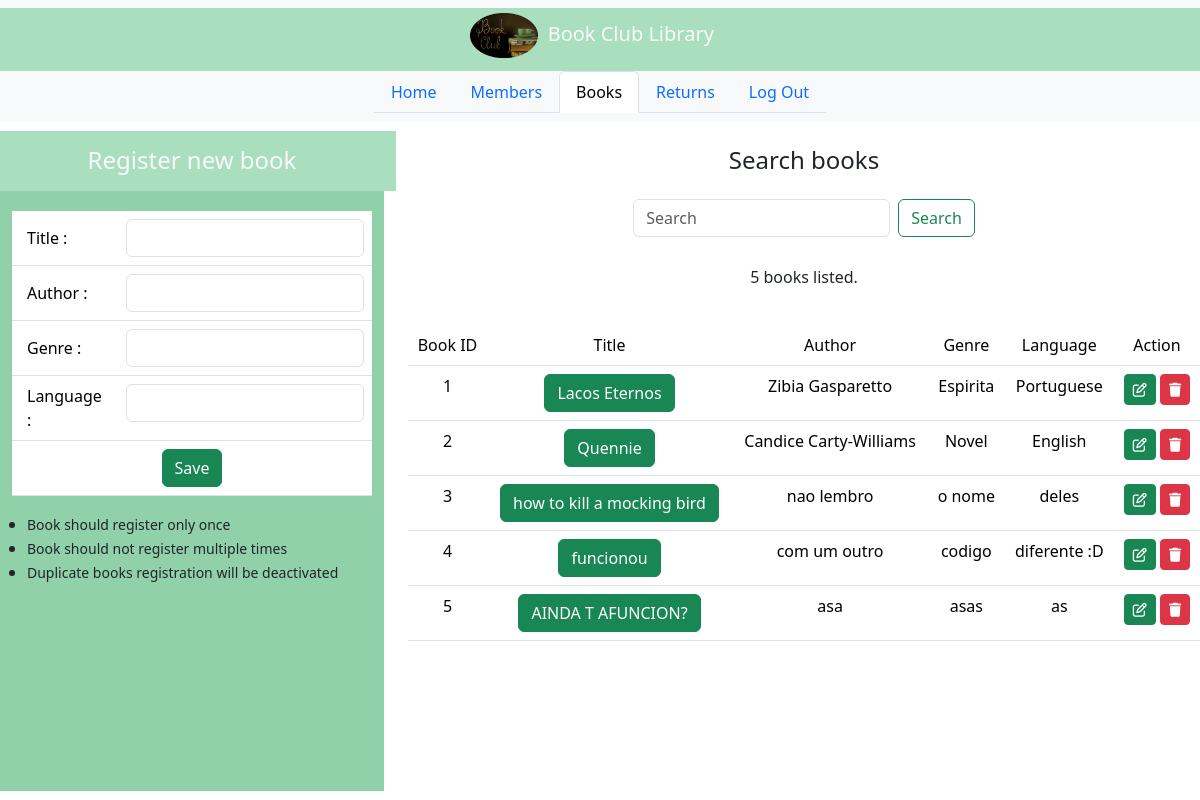
The app's page /books, older data.
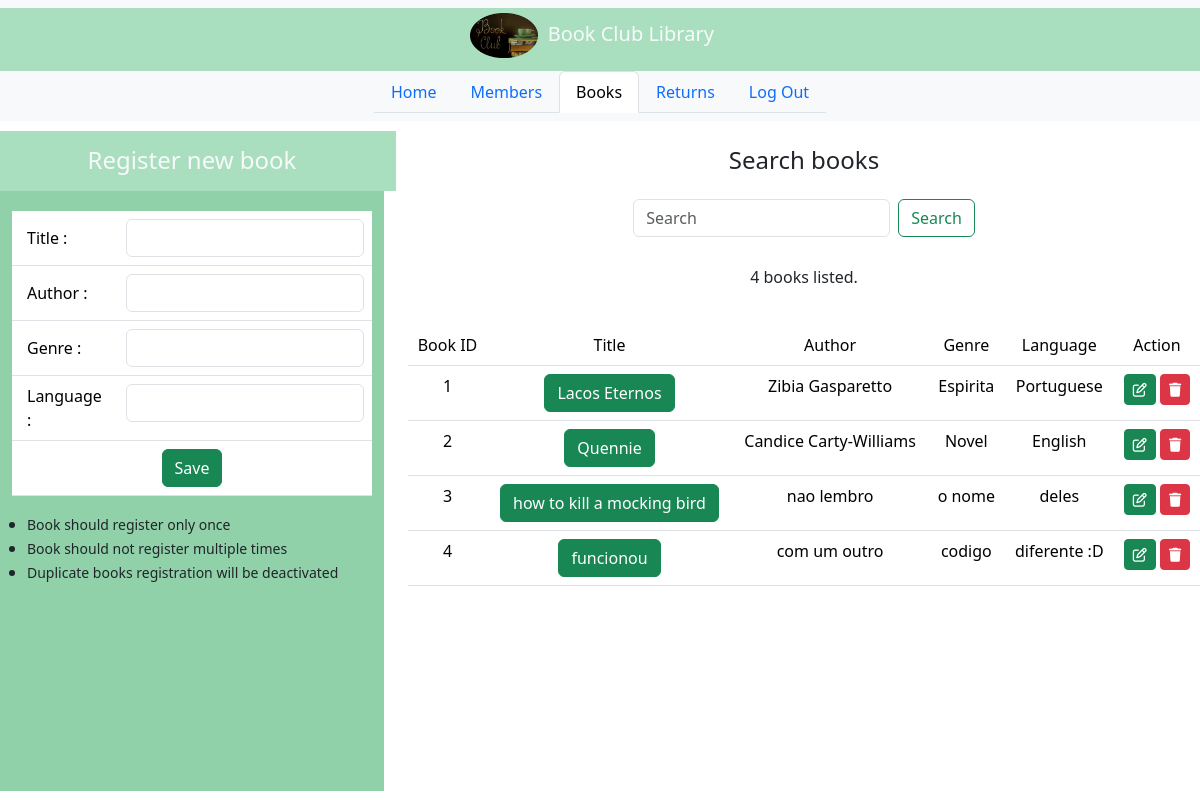
The same page, newer data.
### bis_app/models.py (models this page shows, shortened)
class book(models.Model):
    book_title=models.CharField(max_length=200)
    book_author=models.CharField(max_length=200)
    book_genre=models.CharField(max_length=200)
    book_language=models.CharField(max_length=200)
    active=models.BooleanField(default=True)

### bis_app/views.py (the view, shortened to what this page needs)
# urls.py: path('books', books_tab),
def books_tab(request):
    if request.method=="GET":
        books = book.objects.all()
        return render(request,"books.html",
                  context={"current_tab": "books",
                           "books":books}
                ) #observe that I am calling the members.html page

### bis_app/templates/books.html (shortened to what the changed rows need)
<!DOCTYPE html>
{% extends "index.html"%}
{% load static %}
{% block main_content %}
<div class="container-flex text-center justify-content-center align-items-center" style="">
<div class="row">
    <div class="col-md-8">
        <div class="row" style="margin-top: 20px;">
            <p>{{books | length}} books listed.</p>
        </div>
        <div class="row" style="margin-top: 20px;">
            <div class="container" style="overflow-y:auto;height:400px">
                <table class="table table-hover">
                    <thead>
                        <tr>
                            <td>Book ID</td>
                            <td>Title</td>
                            <td>Author</td>
                            <td>Genre</td>
                            <td>Language</td>
                            <td>Action</td>
                        </tr>
                    </thead>
                    <tbody>
                        {% for book in books %}
                            <tr>
                                <td>{{book.id}}</td>
                                <td>{% if book.active %}
                                        <span class="btn btn-success">{{book.book_title}}</span>
                                    {% else %}
                                        <span class="btn btn-secondary">{{book.book_title}}</span>
                                    {% endif %}
                                </td>
                                <td>{{book.book_author}}</td>
                                <td>{{book.book_genre}}</td>
                                <td>{{book.book_language}}</td>
                                <td><a href="" data-bs-toggle="modal" data-bs-target="#updatebookModal_{{book.id}}" class="btn btn-sm btn-success"><i class="fa-regular fa-pen-to-square"></i></a>
                                    <a href="" data-bs-toggle="modal" data-bs-target="#deletebookModal_{{book.id}}" class="btn btn-sm btn-danger"><i class="fa-solid fa-trash"></i></a></td>
                            </tr>
                        {% endfor %}
                    </tbody>
                </table>
            </div>
        </div>
    </div>
</div>
</div>
{% endblock %}

Row changes from the older to the newer data that the page shows:
removed book: id "5", book_title "AINDA T AFUNCION?", book_author "asa", book_genre "asas", book_language "as"
Text that changed along with them:
{{ books | length }}: "5" → "4"
